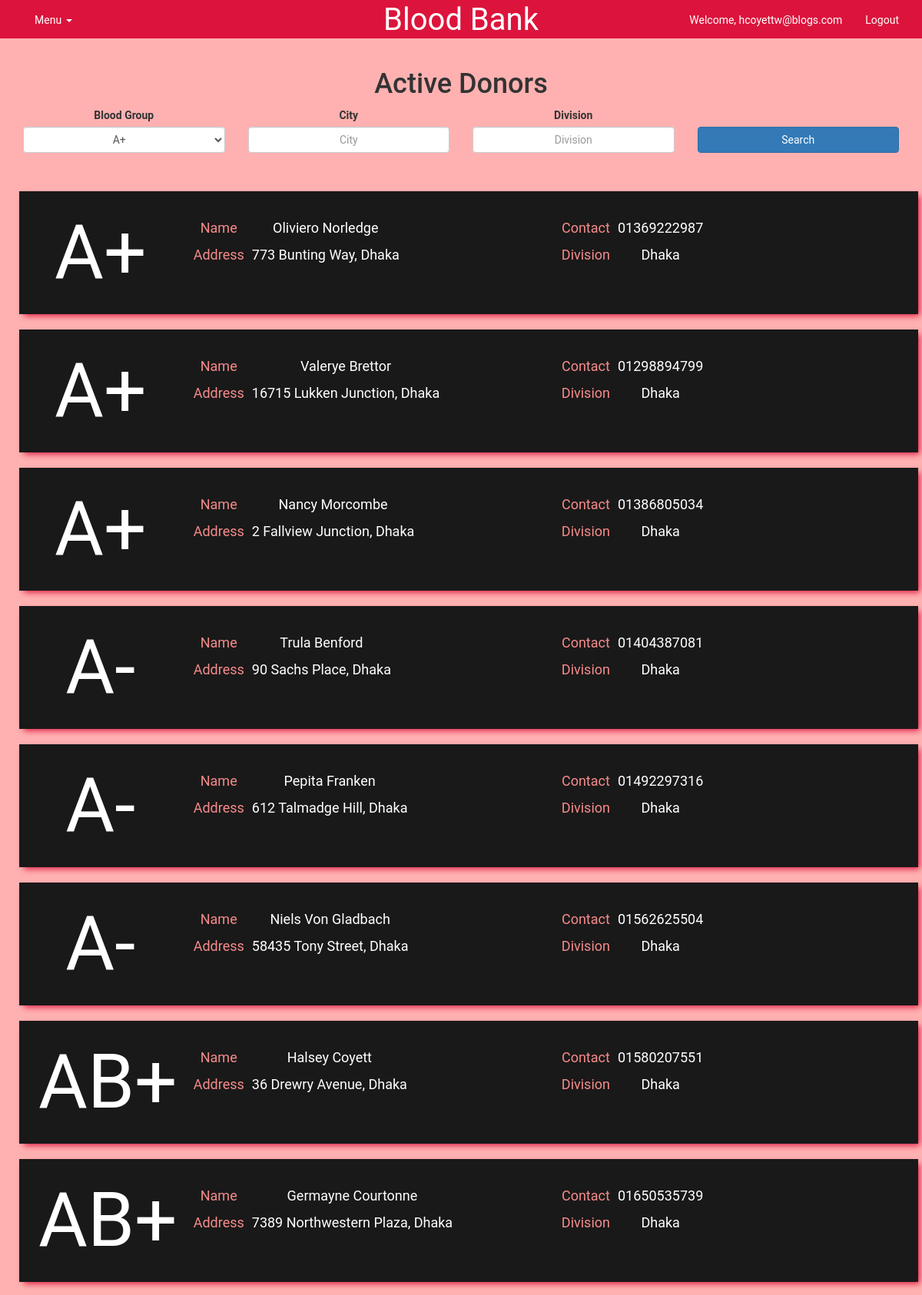
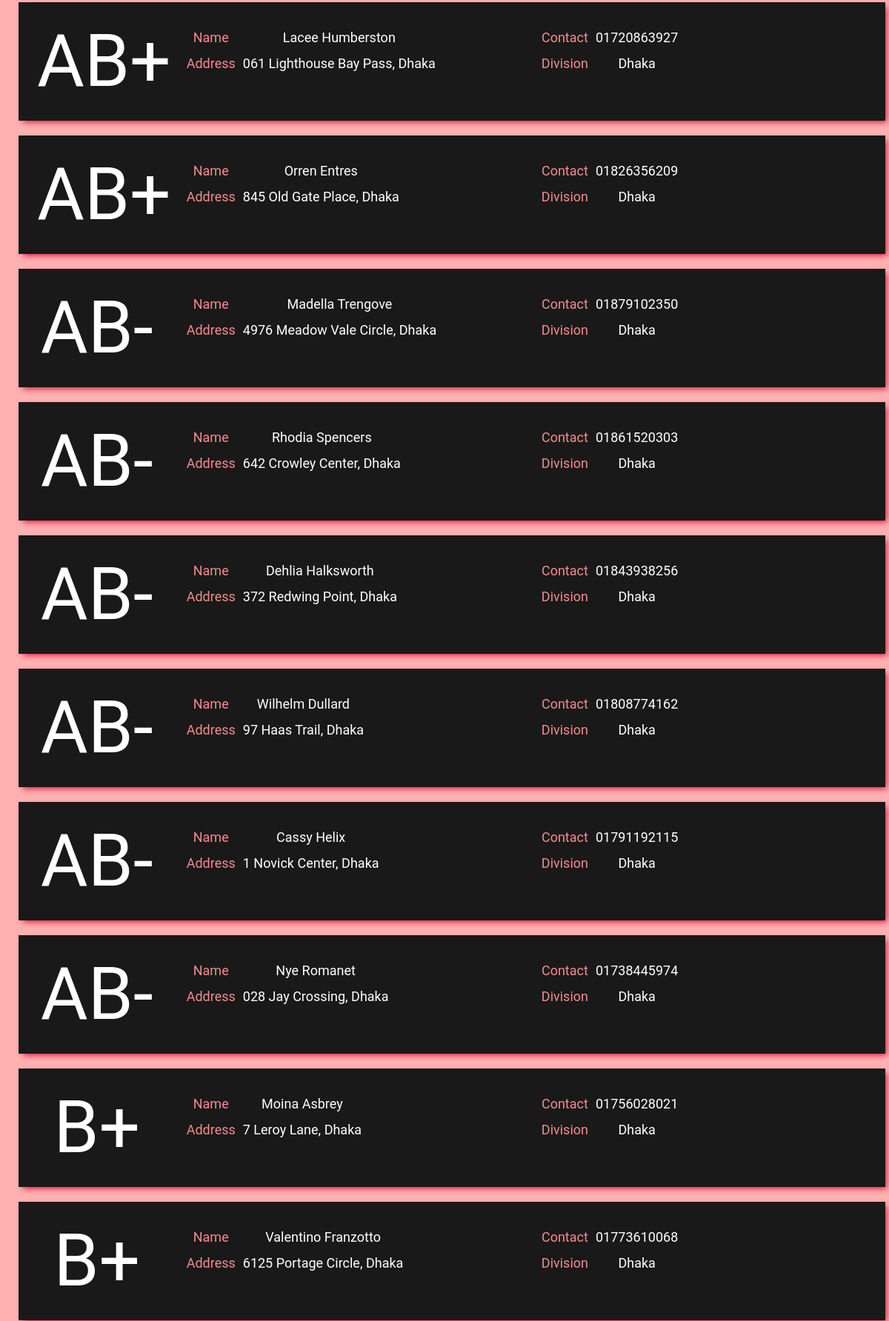
Page /search.php (signed in, upper part) on the committed database (2 pictures, top to bottom).
### tables this page shows
CREATE TABLE `users` (
  `id` int(11) NOT NULL,
  `username` text NOT NULL,
  `password` text NOT NULL,
  `attempt` int(11) NOT NULL,
  `locked` tinyint(1) NOT NULL,
  `fname` text DEFAULT NULL,
  `lname` text DEFAULT NULL,
  `address` text DEFAULT NULL,
  `city` text DEFAULT NULL,
  `division` text DEFAULT NULL,
  `gender` varchar(7) DEFAULT NULL,
  `country` text DEFAULT NULL,
  `bgroup` text DEFAULT NULL,
  `active` text DEFAULT NULL,
  `contact` text DEFAULT NULL
);

### search.php (the view, shortened to what this page needs)
<?php
    include "components/header.php";
    include "classes/dbconnect.php";
    if( isset($_POST['submit']) )
    {
        if( $_POST['city'] != "" && $_POST['division'] != "" )
        {
            $bgroup = $_POST['bgroup'];
            $division = $_POST['division'];
            $city = $_POST['city'];
            $sql = "SELECT * FROM `users` WHERE `bgroup` = '$bgroup' and `city`='$city' and `division` = '$division' and `active`='YES'";
        }
        else if ( $_POST['city'] != "" )
        {
            $bgroup = $_POST['bgroup'];
            $city = $_POST['city'];
            $sql = "SELECT * FROM `users` WHERE `bgroup` = '$bgroup' and `city`='$city' and `active`='YES'";
        }
        else if ( $_POST['division'] != "" )
        {
            $bgroup = $_POST['bgroup'];
            $division = $_POST['division'];
            $sql = "SELECT * FROM `users` WHERE `bgroup` = '$bgroup' and `division` = '$division' and `active`='YES'";
        }
        else {
            $bgroup = $_POST['bgroup'];
            $sql = "SELECT * FROM `users` WHERE `bgroup` = '$bgroup' and `active`='YES'";
        }
        $result = mysqli_query($con,$sql);
        if( !$result ) {
            header('Location:error.php');
        }
    }
    else {
        $sql = "SELECT * FROM `users` where `active`='YES'";
        $result = mysqli_query($con,$sql);
    }
?>
<div class="container">
    <h1 class="heading-reg">Active Donors</h1>
    <div class="row">
        <form method="post" action="search.php">
            <div class="col-md-3">
                <div class="form-row">
                    <label for="bgroup">Blood Group</label>
                    <select name="bgroup" class="form-control" id="bgroup">
                        <option value="A+">A+</option>
                    </select>
                </div>
            </div>
            <div class="col-md-3">
                <label for="ldonated">City</label>
                <input type="text" name="city" class="form-control" id="ldonated" placeholder="City">
            </div>
            <div class="col-md-3">
                <label for="ldonated">Division</label>
                <input type="text" name="division" class="form-control" id="ldonated" placeholder="Division">
            </div>
            <div class="col-md-3">
                <input type="submit" name="submit" class="btn btn-primary sbutton" value="Search" />
            </div>
        </form>
    </div>
    <div class="spacer"></div>
    <div class="spacer"></div>
    <?php if( isset($result)) while($row = mysqli_fetch_array($result)) : ?>
        <div class="row">
            <div class="container request">
                <div class="col-md-2 blood">
                    <?php echo $row['bgroup']; ?>
                </div>
                <div class="col-md-5 contact">
                    <table class="myTable">
                        <tr>
                            <td class="table_row">Name</td>
                            <td><?php echo $row['fname'];
                                      echo $row['lname'];
                                ?></td>
                        </tr>
                        <tr>
                            <td class="table_row">Address</td>
                            <td><?php
                                    echo $row['address'];
                                    echo ", ";
                                    echo $row['city'];
                                ?>
                            </td>
                        </tr>
                    </table>
                </div>
                <div class="col-md-5 contact">
                    <table class="myTable">
                        <tr>
                            <td class="table_row">Contact </td>
                            <td><?php echo $row['contact']; ?></td>
                        </tr>
                        <tr>
                            <td class="table_row">Division</td>
                            <td><?php echo $row['division']; ?></td>
                        </tr>
                    </table>
                </div>
            </div>
        </div>
    <?php endwhile;?>
</div>
<?php
    include "components/footer.php";
?>

### css/styles.css (style rules this page uses)
* { padding: 0; margin: 0; text-align: center; font-family: "Roboto", sans-serif; }
body { position: relative; display: flex; flex-direction: column; flex-wrap: nowrap; align-items: center; background-color: #ffb1b1 !important; background: url(https://img.freepik.com/free-vector/clean-medical-background_53876-116875.jpg?w=2000); background-size: cover; background-blend-mode: lighten; height: 100vh; }
.spacer { height: 20px; }
.request { background: #191919; padding: 10px; color: #fff; margin: 10px; transition: 0.2s; box-shadow: 4px 4px 8px -2px crimson; position: relative; }
.blood { font-size: 7em; }
.col-md-5.contact { padding: 20px; font-size: 18px; }
.myTable td { padding: 5px; }
td.table_row { color: #f78b8b; }
.sbutton { width: 100%; margin-top: 25px; }

### rows in the picture
users: bgroup "A+", fname "Oliviero", lname "Norledge", address "773 Bunting Way", city "Dhaka", contact "01369222987", division "Dhaka"
users: bgroup "A+", fname "Valerye", lname "Brettor", address "16715 Lukken Junction", city "Dhaka", contact "01298894799", division "Dhaka"
users: bgroup "A+", fname "Nancy", lname "Morcombe", address "2 Fallview Junction", city "Dhaka", contact "01386805034", division "Dhaka"
users: bgroup "A-", fname "Trula", lname "Benford", address "90 Sachs Place", city "Dhaka", contact "01404387081", division "Dhaka"
users: bgroup "A-", fname "Pepita", lname "Franken", address "612 Talmadge Hill", city "Dhaka", contact "01492297316", division "Dhaka"
users: bgroup "A-", fname "Niels", lname "Von Gladbach", address "58435 Tony Street", city "Dhaka", contact "01562625504", division "Dhaka"
users: bgroup "AB+", fname "Halsey", lname "Coyett", address "36 Drewry Avenue", city "Dhaka", contact "01580207551", division "Dhaka"
users: bgroup "AB+", fname "Germayne", lname "Courtonne", address "7389 Northwestern Plaza", city "Dhaka", contact "01650535739", division "Dhaka"
users: bgroup "AB+", fname "Lacee", lname "Humberston", address "061 Lighthouse Bay Pass", city "Dhaka", contact "01720863927", division "Dhaka"
users: bgroup "AB+", fname "Orren", lname "Entres", address "845 Old Gate Place", city "Dhaka", contact "01826356209", division "Dhaka"
users: bgroup "AB-", fname "Madella", lname "Trengove", address "4976 Meadow Vale Circle", city "Dhaka", contact "01879102350", division "Dhaka"
users: bgroup "AB-", fname "Rhodia", lname "Spencers", address "642 Crowley Center", city "Dhaka", contact "01861520303", division "Dhaka"
users: bgroup "AB-", fname "Dehlia", lname "Halksworth", address "372 Redwing Point", city "Dhaka", contact "01843938256", division "Dhaka"
users: bgroup "AB-", fname "Wilhelm", lname "Dullard", address "97 Haas Trail", city "Dhaka", contact "01808774162", division "Dhaka"
users: bgroup "AB-", fname "Cassy", lname "Helix", address "1 Novick Center", city "Dhaka", contact "01791192115", division "Dhaka"
users: bgroup "AB-", fname "Nye", lname "Romanet", address "028 Jay Crossing", city "Dhaka", contact "01738445974", division "Dhaka"
users: bgroup "B+", fname "Moina", lname "Asbrey", address "7 Leroy Lane", city "Dhaka", contact "01756028021", division "Dhaka"
users: bgroup "B+", fname "Valentino", lname "Franzotto", address "6125 Portage Circle", city "Dhaka", contact "01773610068", division "Dhaka"

### other values in the picture
$name "hcoyettw@blogs.com"
